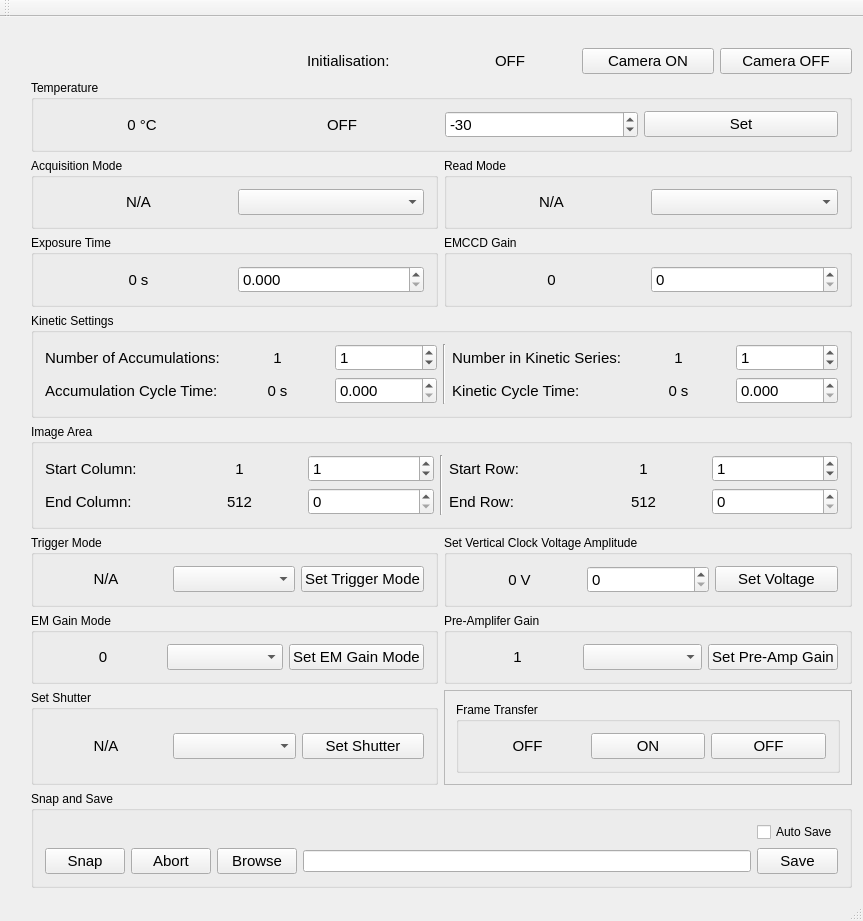
<?xml version="1.0" encoding="UTF-8"?>
<ui version="4.0">
 <class>cam_gui</class>
 <widget class="QMainWindow" name="cam_gui">
  <property name="geometry">
   <rect>
    <x>0</x>
    <y>0</y>
    <width>863</width>
    <height>884</height>
   </rect>
  </property>
  <property name="windowTitle">
   <string>cam_gui</string>
  </property>
  <widget class="QWidget" name="centralWidget">
   <layout class="QGridLayout" name="gridLayout_4">
    <item row="0" column="0">
     <layout class="QGridLayout" name="gridLayout">
      <item row="13" column="0">
       <spacer name="verticalSpacer_10">
        <property name="orientation">
         <enum>Qt::Vertical</enum>
        </property>
        <property name="sizeHint" stdset="0">
         <size>
          <width>20</width>
          <height>40</height>
         </size>
        </property>
       </spacer>
      </item>
      <item row="11" column="4" colspan="3">
       <widget class="QGroupBox" name="groupBox_10">
        <property name="font">
         <font>
          <pointsize>9</pointsize>
         </font>
        </property>
        <property name="title">
         <string>Pre-Amplifer Gain</string>
        </property>
        <layout class="QGridLayout" name="gridLayout_22">
         <item row="0" column="0">
          <layout class="QGridLayout" name="gridLayout_23">
           <item row="0" column="0">
            <widget class="QLabel" name="label_preamp_gain">
             <property name="font">
              <font>
               <pointsize>11</pointsize>
              </font>
             </property>
             <property name="text">
              <string>1</string>
             </property>
             <property name="alignment">
              <set>Qt::AlignCenter</set>
             </property>
            </widget>
           </item>
           <item row="0" column="1">
            <widget class="QComboBox" name="comboBox_preamp_gain">
             <property name="font">
              <font>
               <pointsize>11</pointsize>
              </font>
             </property>
            </widget>
           </item>
           <item row="0" column="2">
            <widget class="QPushButton" name="pushButton_preamp_gain">
             <property name="font">
              <font>
               <pointsize>11</pointsize>
              </font>
             </property>
             <property name="text">
              <string>Set Pre-Amp Gain</string>
             </property>
            </widget>
           </item>
          </layout>
         </item>
        </layout>
       </widget>
      </item>
      <item row="2" column="0">
       <spacer name="verticalSpacer">
        <property name="orientation">
         <enum>Qt::Vertical</enum>
        </property>
        <property name="sizeHint" stdset="0">
         <size>
          <width>20</width>
          <height>40</height>
         </size>
        </property>
       </spacer>
      </item>
      <item row="2" column="5">
       <widget class="QPushButton" name="pushButton_Cam_On">
        <property name="font">
         <font>
          <pointsize>11</pointsize>
         </font>
        </property>
        <property name="text">
         <string>Camera ON</string>
        </property>
       </widget>
      </item>
      <item row="11" column="0">
       <spacer name="verticalSpacer_11">
        <property name="orientation">
         <enum>Qt::Vertical</enum>
        </property>
        <property name="sizeHint" stdset="0">
         <size>
          <width>20</width>
          <height>40</height>
         </size>
        </property>
       </spacer>
      </item>
      <item row="4" column="0">
       <spacer name="verticalSpacer_4">
        <property name="orientation">
         <enum>Qt::Vertical</enum>
        </property>
        <property name="sizeHint" stdset="0">
         <size>
          <width>20</width>
          <height>40</height>
         </size>
        </property>
       </spacer>
      </item>
      <item row="0" column="5">
       <spacer name="horizontalSpacer_2">
        <property name="orientation">
         <enum>Qt::Horizontal</enum>
        </property>
        <property name="sizeHint" stdset="0">
         <size>
          <width>40</width>
          <height>20</height>
         </size>
        </property>
       </spacer>
      </item>
      <item row="0" column="1">
       <spacer name="horizontalSpacer_4">
        <property name="orientation">
         <enum>Qt::Horizontal</enum>
        </property>
        <property name="sizeHint" stdset="0">
         <size>
          <width>40</width>
          <height>20</height>
         </size>
        </property>
       </spacer>
      </item>
      <item row="11" column="1" colspan="3">
       <widget class="QGroupBox" name="groupBox_11">
        <property name="font">
         <font>
          <pointsize>9</pointsize>
         </font>
        </property>
        <property name="title">
         <string>EM Gain Mode</string>
        </property>
        <layout class="QGridLayout" name="gridLayout_24">
         <item row="0" column="0">
          <layout class="QGridLayout" name="gridLayout_25">
           <item row="0" column="0">
            <widget class="QLabel" name="label_EM_gain_mode">
             <property name="font">
              <font>
               <pointsize>11</pointsize>
              </font>
             </property>
             <property name="text">
              <string>0</string>
             </property>
             <property name="alignment">
              <set>Qt::AlignCenter</set>
             </property>
            </widget>
           </item>
           <item row="0" column="1">
            <widget class="QComboBox" name="comboBox_EM_gain_mode">
             <property name="font">
              <font>
               <pointsize>11</pointsize>
              </font>
             </property>
            </widget>
           </item>
           <item row="0" column="2">
            <widget class="QPushButton" name="pushButton_EM_gain_mode">
             <property name="font">
              <font>
               <pointsize>11</pointsize>
              </font>
             </property>
             <property name="text">
              <string>Set EM Gain Mode</string>
             </property>
            </widget>
           </item>
          </layout>
         </item>
        </layout>
       </widget>
      </item>
      <item row="0" column="3">
       <spacer name="horizontalSpacer_6">
        <property name="orientation">
         <enum>Qt::Horizontal</enum>
        </property>
        <property name="sizeHint" stdset="0">
         <size>
          <width>40</width>
          <height>20</height>
         </size>
        </property>
       </spacer>
      </item>
      <item row="9" column="0">
       <spacer name="verticalSpacer_9">
        <property name="orientation">
         <enum>Qt::Vertical</enum>
        </property>
        <property name="sizeHint" stdset="0">
         <size>
          <width>20</width>
          <height>40</height>
         </size>
        </property>
       </spacer>
      </item>
      <item row="6" column="0">
       <spacer name="verticalSpacer_6">
        <property name="orientation">
         <enum>Qt::Vertical</enum>
        </property>
        <property name="sizeHint" stdset="0">
         <size>
          <width>20</width>
          <height>40</height>
         </size>
        </property>
       </spacer>
      </item>
      <item row="2" column="6">
       <widget class="QPushButton" name="pushButton_Cam_Off">
        <property name="font">
         <font>
          <pointsize>11</pointsize>
         </font>
        </property>
        <property name="text">
         <string>Camera OFF</string>
        </property>
       </widget>
      </item>
      <item row="2" column="4">
       <widget class="QLabel" name="label_Cam_OnOff">
        <property name="font">
         <font>
          <pointsize>11</pointsize>
         </font>
        </property>
        <property name="text">
         <string>OFF</string>
        </property>
        <property name="alignment">
         <set>Qt::AlignCenter</set>
        </property>
       </widget>
      </item>
      <item row="7" column="0">
       <spacer name="verticalSpacer_3">
        <property name="orientation">
         <enum>Qt::Vertical</enum>
        </property>
        <property name="sizeHint" stdset="0">
         <size>
          <width>20</width>
          <height>40</height>
         </size>
        </property>
       </spacer>
      </item>
      <item row="12" column="1" colspan="3">
       <widget class="QGroupBox" name="groupBox_12">
        <property name="font">
         <font>
          <pointsize>9</pointsize>
         </font>
        </property>
        <property name="title">
         <string>Set Shutter</string>
        </property>
        <layout class="QGridLayout" name="gridLayout_26">
         <item row="0" column="0">
          <layout class="QGridLayout" name="gridLayout_27">
           <item row="0" column="0">
            <widget class="QLabel" name="label_set_shutter">
             <property name="font">
              <font>
               <pointsize>11</pointsize>
              </font>
             </property>
             <property name="text">
              <string>N/A</string>
             </property>
             <property name="alignment">
              <set>Qt::AlignCenter</set>
             </property>
            </widget>
           </item>
           <item row="0" column="1">
            <widget class="QComboBox" name="comboBox_set_shutter">
             <property name="font">
              <font>
               <pointsize>11</pointsize>
              </font>
             </property>
            </widget>
           </item>
           <item row="0" column="2">
            <widget class="QPushButton" name="pushButton_set_shutter">
             <property name="font">
              <font>
               <pointsize>11</pointsize>
              </font>
             </property>
             <property name="text">
              <string>Set Shutter</string>
             </property>
            </widget>
           </item>
          </layout>
         </item>
        </layout>
       </widget>
      </item>
      <item row="8" column="1" rowspan="2" colspan="6">
       <widget class="QGroupBox" name="groupBox_7">
        <property name="font">
         <font>
          <pointsize>9</pointsize>
         </font>
        </property>
        <property name="title">
         <string>Image Area</string>
        </property>
        <layout class="QGridLayout" name="gridLayout_17">
         <item row="0" column="0">
          <layout class="QGridLayout" name="gridLayout_3">
           <item row="1" column="6">
            <widget class="QDoubleSpinBox" name="doubleSpinBox_End_row">
             <property name="font">
              <font>
               <pointsize>11</pointsize>
              </font>
             </property>
             <property name="decimals">
              <number>0</number>
             </property>
             <property name="maximum">
              <double>512.000000000000000</double>
             </property>
            </widget>
           </item>
           <item row="0" column="2">
            <widget class="QDoubleSpinBox" name="doubleSpinBox_Start_col">
             <property name="font">
              <font>
               <pointsize>11</pointsize>
              </font>
             </property>
             <property name="decimals">
              <number>0</number>
             </property>
             <property name="maximum">
              <double>512.000000000000000</double>
             </property>
             <property name="value">
              <double>1.000000000000000</double>
             </property>
            </widget>
           </item>
           <item row="0" column="4">
            <widget class="QLabel" name="label_10">
             <property name="font">
              <font>
               <pointsize>11</pointsize>
              </font>
             </property>
             <property name="text">
              <string>Start Row:</string>
             </property>
            </widget>
           </item>
           <item row="1" column="1">
            <widget class="QLabel" name="label_End_col">
             <property name="font">
              <font>
               <pointsize>11</pointsize>
              </font>
             </property>
             <property name="text">
              <string>512</string>
             </property>
             <property name="alignment">
              <set>Qt::AlignCenter</set>
             </property>
            </widget>
           </item>
           <item row="0" column="5">
            <widget class="QLabel" name="label_Start_row">
             <property name="font">
              <font>
               <pointsize>11</pointsize>
              </font>
             </property>
             <property name="text">
              <string>1</string>
             </property>
             <property name="alignment">
              <set>Qt::AlignCenter</set>
             </property>
            </widget>
           </item>
           <item row="1" column="5">
            <widget class="QLabel" name="label_End_row">
             <property name="font">
              <font>
               <pointsize>11</pointsize>
              </font>
             </property>
             <property name="text">
              <string>512</string>
             </property>
             <property name="alignment">
              <set>Qt::AlignCenter</set>
             </property>
            </widget>
           </item>
           <item row="1" column="2">
            <widget class="QDoubleSpinBox" name="doubleSpinBox_End_col">
             <property name="font">
              <font>
               <pointsize>11</pointsize>
              </font>
             </property>
             <property name="decimals">
              <number>0</number>
             </property>
             <property name="maximum">
              <double>512.000000000000000</double>
             </property>
            </widget>
           </item>
           <item row="1" column="0">
            <widget class="QLabel" name="label_9">
             <property name="font">
              <font>
               <pointsize>11</pointsize>
              </font>
             </property>
             <property name="text">
              <string>End Column:</string>
             </property>
            </widget>
           </item>
           <item row="1" column="4">
            <widget class="QLabel" name="label_11">
             <property name="font">
              <font>
               <pointsize>11</pointsize>
              </font>
             </property>
             <property name="text">
              <string>End Row:</string>
             </property>
            </widget>
           </item>
           <item row="0" column="0">
            <widget class="QLabel" name="label_4">
             <property name="font">
              <font>
               <pointsize>11</pointsize>
              </font>
             </property>
             <property name="text">
              <string>Start Column:</string>
             </property>
            </widget>
           </item>
           <item row="0" column="1">
            <widget class="QLabel" name="label_Start_col">
             <property name="font">
              <font>
               <pointsize>11</pointsize>
              </font>
             </property>
             <property name="text">
              <string>1</string>
             </property>
             <property name="alignment">
              <set>Qt::AlignCenter</set>
             </property>
            </widget>
           </item>
           <item row="0" column="6">
            <widget class="QDoubleSpinBox" name="doubleSpinBox_Start_row">
             <property name="font">
              <font>
               <pointsize>11</pointsize>
              </font>
             </property>
             <property name="decimals">
              <number>0</number>
             </property>
             <property name="maximum">
              <double>512.000000000000000</double>
             </property>
             <property name="value">
              <double>1.000000000000000</double>
             </property>
            </widget>
           </item>
           <item row="0" column="3" rowspan="2">
            <widget class="Line" name="line_2">
             <property name="orientation">
              <enum>Qt::Vertical</enum>
             </property>
            </widget>
           </item>
          </layout>
         </item>
        </layout>
       </widget>
      </item>
      <item row="4" column="4" colspan="3">
       <widget class="QGroupBox" name="groupBox_5">
        <property name="font">
         <font>
          <pointsize>9</pointsize>
         </font>
        </property>
        <property name="title">
         <string>Read Mode</string>
        </property>
        <layout class="QGridLayout" name="gridLayout_14">
         <item row="0" column="0">
          <layout class="QGridLayout" name="gridLayout_10">
           <item row="0" column="0">
            <widget class="QLabel" name="label_Read_mode">
             <property name="font">
              <font>
               <pointsize>11</pointsize>
              </font>
             </property>
             <property name="text">
              <string>N/A</string>
             </property>
             <property name="alignment">
              <set>Qt::AlignCenter</set>
             </property>
            </widget>
           </item>
           <item row="0" column="1">
            <widget class="QComboBox" name="comboBox_Read_mode">
             <property name="font">
              <font>
               <pointsize>11</pointsize>
              </font>
             </property>
             <property name="editable">
              <bool>false</bool>
             </property>
            </widget>
           </item>
          </layout>
         </item>
        </layout>
       </widget>
      </item>
      <item row="4" column="1" colspan="3">
       <widget class="QGroupBox" name="groupBox_4">
        <property name="font">
         <font>
          <pointsize>9</pointsize>
         </font>
        </property>
        <property name="title">
         <string>Acquisition Mode</string>
        </property>
        <layout class="QGridLayout" name="gridLayout_13">
         <item row="0" column="0">
          <layout class="QGridLayout" name="gridLayout_9">
           <item row="0" column="0">
            <widget class="QLabel" name="label_Acq_mode">
             <property name="font">
              <font>
               <pointsize>11</pointsize>
              </font>
             </property>
             <property name="text">
              <string>N/A</string>
             </property>
             <property name="alignment">
              <set>Qt::AlignCenter</set>
             </property>
            </widget>
           </item>
           <item row="0" column="1">
            <widget class="QComboBox" name="comboBox_Acq_mode">
             <property name="font">
              <font>
               <pointsize>11</pointsize>
              </font>
             </property>
            </widget>
           </item>
          </layout>
         </item>
        </layout>
       </widget>
      </item>
      <item row="0" column="2">
       <spacer name="horizontalSpacer_5">
        <property name="orientation">
         <enum>Qt::Horizontal</enum>
        </property>
        <property name="sizeHint" stdset="0">
         <size>
          <width>40</width>
          <height>20</height>
         </size>
        </property>
       </spacer>
      </item>
      <item row="3" column="1" colspan="6">
       <widget class="QGroupBox" name="groupBox">
        <property name="font">
         <font>
          <pointsize>9</pointsize>
         </font>
        </property>
        <property name="title">
         <string>Temperature</string>
        </property>
        <layout class="QGridLayout" name="gridLayout_12">
         <item row="0" column="0">
          <layout class="QGridLayout" name="gridLayout_5">
           <item row="0" column="1">
            <widget class="QLabel" name="label_Cooler_OnOff">
             <property name="font">
              <font>
               <pointsize>11</pointsize>
              </font>
             </property>
             <property name="text">
              <string>OFF</string>
             </property>
             <property name="alignment">
              <set>Qt::AlignCenter</set>
             </property>
            </widget>
           </item>
           <item row="0" column="0">
            <widget class="QLabel" name="label_Temp_disp">
             <property name="font">
              <font>
               <pointsize>11</pointsize>
              </font>
             </property>
             <property name="text">
              <string>0 °C</string>
             </property>
             <property name="alignment">
              <set>Qt::AlignCenter</set>
             </property>
            </widget>
           </item>
           <item row="0" column="2">
            <widget class="QDoubleSpinBox" name="doubleSpinBox_Temp_set">
             <property name="font">
              <font>
               <pointsize>11</pointsize>
              </font>
             </property>
             <property name="decimals">
              <number>0</number>
             </property>
             <property name="minimum">
              <double>-70.000000000000000</double>
             </property>
             <property name="maximum">
              <double>30.000000000000000</double>
             </property>
             <property name="value">
              <double>-30.000000000000000</double>
             </property>
            </widget>
           </item>
           <item row="0" column="3">
            <widget class="QPushButton" name="pushButton_Temp_set">
             <property name="font">
              <font>
               <pointsize>11</pointsize>
              </font>
             </property>
             <property name="text">
              <string>Set</string>
             </property>
            </widget>
           </item>
          </layout>
         </item>
        </layout>
       </widget>
      </item>
      <item row="3" column="0">
       <spacer name="verticalSpacer_2">
        <property name="orientation">
         <enum>Qt::Vertical</enum>
        </property>
        <property name="sizeHint" stdset="0">
         <size>
          <width>20</width>
          <height>40</height>
         </size>
        </property>
       </spacer>
      </item>
      <item row="10" column="1" colspan="3">
       <widget class="QGroupBox" name="groupBox_8">
        <property name="font">
         <font>
          <pointsize>9</pointsize>
         </font>
        </property>
        <property name="title">
         <string>Trigger Mode</string>
        </property>
        <layout class="QGridLayout" name="gridLayout_6">
         <item row="0" column="0">
          <layout class="QGridLayout" name="gridLayout_11">
           <item row="0" column="0">
            <widget class="QLabel" name="label_Trig_mode">
             <property name="font">
              <font>
               <pointsize>11</pointsize>
              </font>
             </property>
             <property name="text">
              <string>N/A</string>
             </property>
             <property name="alignment">
              <set>Qt::AlignCenter</set>
             </property>
            </widget>
           </item>
           <item row="0" column="1">
            <widget class="QComboBox" name="comboBox_trig_mode">
             <property name="font">
              <font>
               <pointsize>11</pointsize>
              </font>
             </property>
            </widget>
           </item>
           <item row="0" column="2">
            <widget class="QPushButton" name="pushButton_trig_mode">
             <property name="font">
              <font>
               <pointsize>11</pointsize>
              </font>
             </property>
             <property name="text">
              <string>Set Trigger Mode</string>
             </property>
            </widget>
           </item>
          </layout>
         </item>
        </layout>
       </widget>
      </item>
      <item row="8" column="0">
       <spacer name="verticalSpacer_8">
        <property name="orientation">
         <enum>Qt::Vertical</enum>
        </property>
        <property name="sizeHint" stdset="0">
         <size>
          <width>20</width>
          <height>40</height>
         </size>
        </property>
       </spacer>
      </item>
      <item row="10" column="4" colspan="3">
       <widget class="QGroupBox" name="groupBox_9">
        <property name="title">
         <string>Set Vertical Clock Voltage Amplitude</string>
        </property>
        <layout class="QGridLayout" name="gridLayout_21">
         <item row="0" column="0">
          <layout class="QGridLayout" name="gridLayout_20">
           <item row="0" column="0">
            <widget class="QLabel" name="label_VSAmp">
             <property name="font">
              <font>
               <pointsize>11</pointsize>
              </font>
             </property>
             <property name="text">
              <string>0 V</string>
             </property>
             <property name="alignment">
              <set>Qt::AlignCenter</set>
             </property>
            </widget>
           </item>
           <item row="0" column="2">
            <widget class="QPushButton" name="pushButton_VSAmp">
             <property name="font">
              <font>
               <pointsize>11</pointsize>
              </font>
             </property>
             <property name="text">
              <string>Set Voltage</string>
             </property>
            </widget>
           </item>
           <item row="0" column="1">
            <widget class="QDoubleSpinBox" name="doubleSpinBox_VSAmp">
             <property name="font">
              <font>
               <pointsize>11</pointsize>
              </font>
             </property>
             <property name="decimals">
              <number>0</number>
             </property>
             <property name="maximum">
              <double>4.000000000000000</double>
             </property>
            </widget>
           </item>
          </layout>
         </item>
        </layout>
       </widget>
      </item>
      <item row="10" column="0">
       <spacer name="verticalSpacer_7">
        <property name="orientation">
         <enum>Qt::Vertical</enum>
        </property>
        <property name="sizeHint" stdset="0">
         <size>
          <width>20</width>
          <height>40</height>
         </size>
        </property>
       </spacer>
      </item>
      <item row="5" column="1" colspan="3">
       <widget class="QGroupBox" name="groupBox_2">
        <property name="font">
         <font>
          <pointsize>9</pointsize>
         </font>
        </property>
        <property name="title">
         <string>Exposure Time</string>
        </property>
        <layout class="QGridLayout" name="gridLayout_15">
         <item row="0" column="0">
          <layout class="QGridLayout" name="gridLayout_7">
           <item row="0" column="1">
            <widget class="QDoubleSpinBox" name="doubleSpinBox_Exp_Time">
             <property name="font">
              <font>
               <pointsize>11</pointsize>
              </font>
             </property>
             <property name="decimals">
              <number>3</number>
             </property>
             <property name="minimum">
              <double>0.000000000000000</double>
             </property>
             <property name="maximum">
              <double>5.000000000000000</double>
             </property>
             <property name="singleStep">
              <double>0.001000000000000</double>
             </property>
            </widget>
           </item>
           <item row="0" column="0">
            <widget class="QLabel" name="label_Exp_time_disp">
             <property name="font">
              <font>
               <pointsize>11</pointsize>
              </font>
             </property>
             <property name="text">
              <string>0 s</string>
             </property>
             <property name="alignment">
              <set>Qt::AlignCenter</set>
             </property>
            </widget>
           </item>
          </layout>
         </item>
        </layout>
       </widget>
      </item>
      <item row="6" column="1" rowspan="2" colspan="6">
       <widget class="QGroupBox" name="groupBox_6">
        <property name="font">
         <font>
          <pointsize>9</pointsize>
         </font>
        </property>
        <property name="title">
         <string>Kinetic Settings</string>
        </property>
        <layout class="QGridLayout" name="gridLayout_18">
         <item row="0" column="0">
          <layout class="QGridLayout" name="gridLayout_2">
           <item row="1" column="3">
            <widget class="QDoubleSpinBox" name="doubleSpinBox_Accum_time">
             <property name="font">
              <font>
               <pointsize>11</pointsize>
              </font>
             </property>
             <property name="decimals">
              <number>3</number>
             </property>
             <property name="singleStep">
              <double>0.001000000000000</double>
             </property>
            </widget>
           </item>
           <item row="1" column="5">
            <widget class="QLabel" name="label_8">
             <property name="font">
              <font>
               <pointsize>11</pointsize>
              </font>
             </property>
             <property name="text">
              <string>Kinetic Cycle Time:</string>
             </property>
            </widget>
           </item>
           <item row="0" column="5">
            <widget class="QLabel" name="label_7">
             <property name="font">
              <font>
               <pointsize>11</pointsize>
              </font>
             </property>
             <property name="text">
              <string>Number in Kinetic Series:</string>
             </property>
            </widget>
           </item>
           <item row="0" column="7">
            <widget class="QDoubleSpinBox" name="doubleSpinBox_no_Kin">
             <property name="font">
              <font>
               <pointsize>11</pointsize>
              </font>
             </property>
             <property name="decimals">
              <number>0</number>
             </property>
             <property name="maximum">
              <double>1000.000000000000000</double>
             </property>
             <property name="value">
              <double>1.000000000000000</double>
             </property>
            </widget>
           </item>
           <item row="0" column="6">
            <widget class="QLabel" name="label_no_Kin">
             <property name="font">
              <font>
               <pointsize>11</pointsize>
              </font>
             </property>
             <property name="text">
              <string>1</string>
             </property>
             <property name="alignment">
              <set>Qt::AlignCenter</set>
             </property>
            </widget>
           </item>
           <item row="1" column="6">
            <widget class="QLabel" name="label_Kin_time">
             <property name="font">
              <font>
               <pointsize>11</pointsize>
              </font>
             </property>
             <property name="text">
              <string>0 s</string>
             </property>
             <property name="alignment">
              <set>Qt::AlignCenter</set>
             </property>
            </widget>
           </item>
           <item row="0" column="3">
            <widget class="QDoubleSpinBox" name="doubleSpinBox_no_Accum">
             <property name="font">
              <font>
               <pointsize>11</pointsize>
              </font>
             </property>
             <property name="prefix">
              <string/>
             </property>
             <property name="suffix">
              <string/>
             </property>
             <property name="decimals">
              <number>0</number>
             </property>
             <property name="value">
              <double>1.000000000000000</double>
             </property>
            </widget>
           </item>
           <item row="0" column="1">
            <widget class="QLabel" name="label_2">
             <property name="font">
              <font>
               <pointsize>11</pointsize>
              </font>
             </property>
             <property name="text">
              <string>Number of Accumulations:</string>
             </property>
             <property name="alignment">
              <set>Qt::AlignLeading|Qt::AlignLeft|Qt::AlignVCenter</set>
             </property>
            </widget>
           </item>
           <item row="1" column="2">
            <widget class="QLabel" name="label_Accum_time">
             <property name="font">
              <font>
               <pointsize>11</pointsize>
              </font>
             </property>
             <property name="text">
              <string>0 s</string>
             </property>
             <property name="alignment">
              <set>Qt::AlignCenter</set>
             </property>
            </widget>
           </item>
           <item row="1" column="1">
            <widget class="QLabel" name="label_3">
             <property name="font">
              <font>
               <pointsize>11</pointsize>
              </font>
             </property>
             <property name="text">
              <string>Accumulation Cycle Time:</string>
             </property>
            </widget>
           </item>
           <item row="0" column="2">
            <widget class="QLabel" name="label_no_Accum">
             <property name="font">
              <font>
               <pointsize>11</pointsize>
              </font>
             </property>
             <property name="text">
              <string>1</string>
             </property>
             <property name="alignment">
              <set>Qt::AlignCenter</set>
             </property>
            </widget>
           </item>
           <item row="1" column="7">
            <widget class="QDoubleSpinBox" name="doubleSpinBox_Kin_time">
             <property name="font">
              <font>
               <pointsize>11</pointsize>
              </font>
             </property>
             <property name="decimals">
              <number>3</number>
             </property>
             <property name="singleStep">
              <double>0.001000000000000</double>
             </property>
            </widget>
           </item>
           <item row="0" column="4" rowspan="2">
            <widget class="Line" name="line">
             <property name="orientation">
              <enum>Qt::Vertical</enum>
             </property>
            </widget>
           </item>
          </layout>
         </item>
        </layout>
       </widget>
      </item>
      <item row="12" column="0">
       <spacer name="verticalSpacer_12">
        <property name="orientation">
         <enum>Qt::Vertical</enum>
        </property>
        <property name="sizeHint" stdset="0">
         <size>
          <width>20</width>
          <height>40</height>
         </size>
        </property>
       </spacer>
      </item>
      <item row="0" column="4">
       <spacer name="horizontalSpacer_3">
        <property name="orientation">
         <enum>Qt::Horizontal</enum>
        </property>
        <property name="sizeHint" stdset="0">
         <size>
          <width>40</width>
          <height>20</height>
         </size>
        </property>
       </spacer>
      </item>
      <item row="0" column="6">
       <spacer name="horizontalSpacer">
        <property name="orientation">
         <enum>Qt::Horizontal</enum>
        </property>
        <property name="sizeHint" stdset="0">
         <size>
          <width>40</width>
          <height>20</height>
         </size>
        </property>
       </spacer>
      </item>
      <item row="2" column="3">
       <widget class="QLabel" name="label">
        <property name="font">
         <font>
          <pointsize>11</pointsize>
         </font>
        </property>
        <property name="text">
         <string>Initialisation:</string>
        </property>
       </widget>
      </item>
      <item row="5" column="0">
       <spacer name="verticalSpacer_5">
        <property name="orientation">
         <enum>Qt::Vertical</enum>
        </property>
        <property name="sizeHint" stdset="0">
         <size>
          <width>20</width>
          <height>40</height>
         </size>
        </property>
       </spacer>
      </item>
      <item row="5" column="4" colspan="3">
       <widget class="QGroupBox" name="groupBox_3">
        <property name="font">
         <font>
          <pointsize>9</pointsize>
         </font>
        </property>
        <property name="title">
         <string>EMCCD Gain</string>
        </property>
        <layout class="QGridLayout" name="gridLayout_16">
         <item row="0" column="0">
          <layout class="QGridLayout" name="gridLayout_8">
           <item row="0" column="0">
            <widget class="QLabel" name="label_EMCCDGain_disp">
             <property name="font">
              <font>
               <pointsize>11</pointsize>
              </font>
             </property>
             <property name="text">
              <string>0</string>
             </property>
             <property name="alignment">
              <set>Qt::AlignCenter</set>
             </property>
            </widget>
           </item>
           <item row="0" column="1">
            <widget class="QDoubleSpinBox" name="doubleSpinBox_EMCCD_Gain">
             <property name="font">
              <font>
               <pointsize>11</pointsize>
              </font>
             </property>
             <property name="decimals">
              <number>0</number>
             </property>
             <property name="maximum">
              <double>300.000000000000000</double>
             </property>
            </widget>
           </item>
          </layout>
         </item>
        </layout>
       </widget>
      </item>
      <item row="13" column="1" colspan="6">
       <widget class="QGroupBox" name="groupBox_13">
        <property name="font">
         <font>
          <pointsize>9</pointsize>
         </font>
        </property>
        <property name="title">
         <string>Snap and Save</string>
        </property>
        <layout class="QGridLayout" name="gridLayout_29">
         <item row="1" column="0">
          <layout class="QGridLayout" name="gridLayout_28">
           <item row="0" column="3">
            <widget class="QPushButton" name="pushButton_Browse">
             <property name="font">
              <font>
               <pointsize>11</pointsize>
              </font>
             </property>
             <property name="text">
              <string>Browse</string>
             </property>
            </widget>
           </item>
           <item row="0" column="1">
            <widget class="QPushButton" name="pushButton_Snap">
             <property name="font">
              <font>
               <pointsize>11</pointsize>
              </font>
             </property>
             <property name="text">
              <string>Snap</string>
             </property>
            </widget>
           </item>
           <item row="0" column="2">
            <widget class="QPushButton" name="pushButton_Abort">
             <property name="font">
              <font>
               <pointsize>11</pointsize>
              </font>
             </property>
             <property name="text">
              <string>Abort</string>
             </property>
            </widget>
           </item>
          </layout>
         </item>
         <item row="1" column="2">
          <widget class="QPushButton" name="pushButton_Save">
           <property name="font">
            <font>
             <pointsize>11</pointsize>
            </font>
           </property>
           <property name="text">
            <string>Save</string>
           </property>
          </widget>
         </item>
         <item row="1" column="1">
          <widget class="QLineEdit" name="lineEdit_Browse"/>
         </item>
         <item row="0" column="2">
          <widget class="QCheckBox" name="checkBox_AutoSave">
           <property name="text">
            <string>Auto Save</string>
           </property>
          </widget>
         </item>
        </layout>
       </widget>
      </item>
      <item row="12" column="4" colspan="3">
       <widget class="QFrame" name="frame">
        <property name="frameShape">
         <enum>QFrame::StyledPanel</enum>
        </property>
        <property name="frameShadow">
         <enum>QFrame::Raised</enum>
        </property>
        <layout class="QGridLayout" name="gridLayout_19">
         <item row="0" column="0">
          <widget class="QGroupBox" name="groupBox_14">
           <property name="font">
            <font>
             <pointsize>9</pointsize>
            </font>
           </property>
           <property name="title">
            <string>Frame Transfer</string>
           </property>
           <layout class="QGridLayout" name="gridLayout_30">
            <item row="0" column="0">
             <layout class="QGridLayout" name="gridLayout_31">
              <item row="0" column="1">
               <widget class="QPushButton" name="pushButton_Frame_transfer_ON">
                <property name="font">
                 <font>
                  <pointsize>11</pointsize>
                 </font>
                </property>
                <property name="text">
                 <string>ON</string>
                </property>
               </widget>
              </item>
              <item row="0" column="2">
               <widget class="QPushButton" name="pushButton_Frame_transfer_OFF">
                <property name="font">
                 <font>
                  <pointsize>11</pointsize>
                 </font>
                </property>
                <property name="text">
                 <string>OFF</string>
                </property>
               </widget>
              </item>
              <item row="0" column="0">
               <widget class="QLabel" name="label_Frame_transfer">
                <property name="font">
                 <font>
                  <pointsize>11</pointsize>
                 </font>
                </property>
                <property name="text">
                 <string>OFF</string>
                </property>
                <property name="alignment">
                 <set>Qt::AlignCenter</set>
                </property>
               </widget>
              </item>
             </layout>
            </item>
           </layout>
          </widget>
         </item>
        </layout>
       </widget>
      </item>
     </layout>
    </item>
   </layout>
  </widget>
  <widget class="QMenuBar" name="menuBar">
   <property name="geometry">
    <rect>
     <x>0</x>
     <y>0</y>
     <width>863</width>
     <height>21</height>
    </rect>
   </property>
  </widget>
  <widget class="QToolBar" name="mainToolBar">
   <attribute name="toolBarArea">
    <enum>TopToolBarArea</enum>
   </attribute>
   <attribute name="toolBarBreak">
    <bool>false</bool>
   </attribute>
  </widget>
  <widget class="QStatusBar" name="statusBar"/>
 </widget>
 <layoutdefault spacing="6" margin="11"/>
 <resources/>
 <connections/>
</ui>
